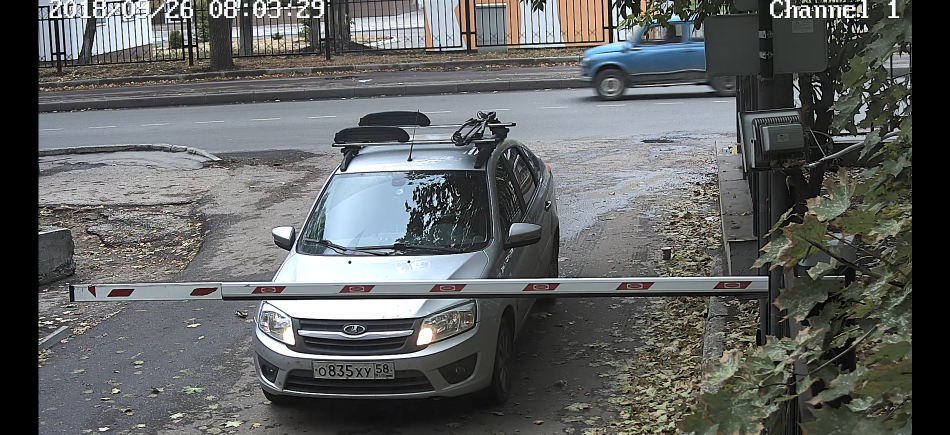
#> input picture data/test.jpg, 1899 x 869 px (shown at 1/2 size)
$ python wtf.py   (older library calls are emulated)
#> lines starting #> are read from the running program, lines starting #| are printed output that depends on the picture; after the words box and inside, x2 and y2 are one past the last pixel; in counts of white or black regions, pixels touching at a corner belong together
try:
    import Image
except ImportError:
    from PIL import Image
import cv2

K_MIN = 2.0
K_MAX = 5.0

image = cv2.imread("data/test.jpg")
#> image is the input picture: shape (869, 1899, 3); mean B, G, R 96.6, 97.2, 94.9
image = cv2.cvtColor(image, cv2.COLOR_BGR2GRAY)
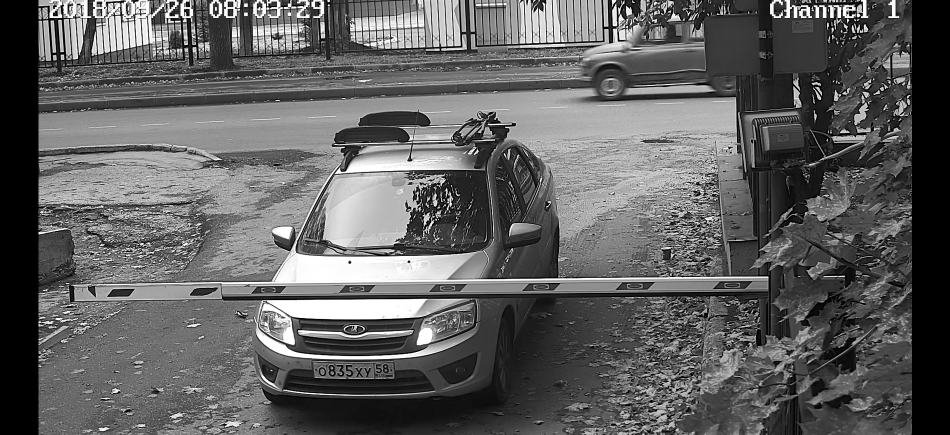
#> image: shape (869, 1899) (shown at 1/2 size); min 0, max 255, mean 96.5
ret, image = cv2.threshold(image, 128, 255, cv2.THRESH_BINARY)
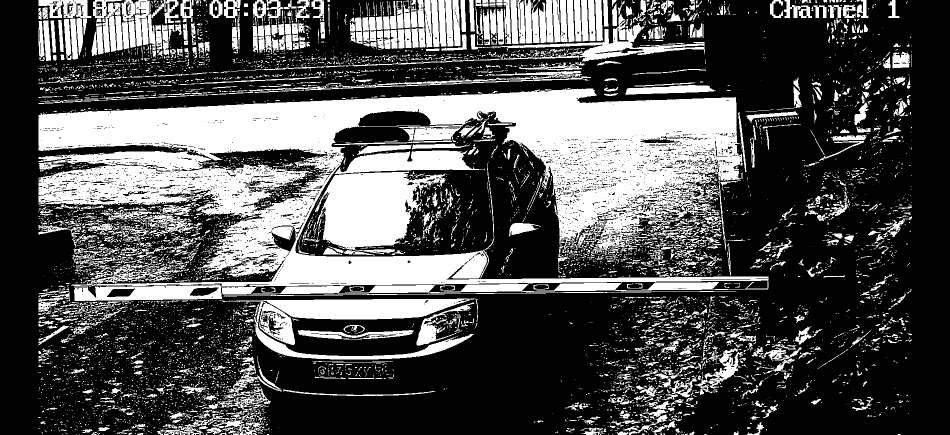
#> image: shape (869, 1899) (shown at 1/2 size); 32.3% white; 7619 white regions (6553 under 20 px), largest, box (x1, y1, x2, y2) and area: (77, 177, 1537, 602) 270855, (630, 343, 892, 509) 25748, (439, 597, 947, 719) 21038
board = cv2.Canny(image, 10, 250)
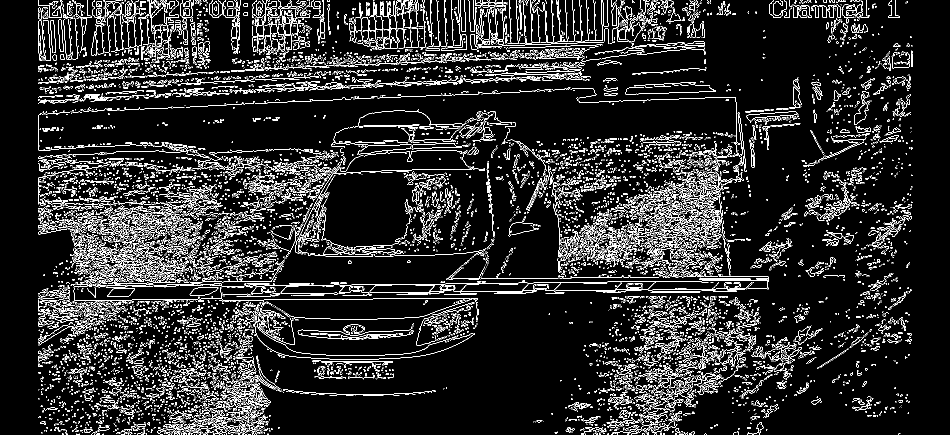
#> board: shape (869, 1899) (shown at 1/2 size); 9.9% white in thin lines or dots
board = image
_, founded_board_image, topology = cv2.findContours(board, cv2.RETR_EXTERNAL, cv2.CHAIN_APPROX_NONE)
#> founded_board_image = 7543 contours, 6894 with area under 20; largest, box (x1, y1, x2, y2) and area: (77, 177, 1537, 602) 291890, (630, 343, 892, 509) 25386, (439, 597, 947, 719) 20770, (669, 301, 970, 348) 8065, (904, 27, 1410, 123) 7037
for countur in founded_board_image:
    peri = cv2.arcLength(countur, True)
    approx = cv2.approxPolyDP(countur, 0.02*peri, True)
    if len(approx) == 4:
        retval = cv2.boundingRect(approx)
        k = retval[2]/retval[3]
        if (K_MIN <= k) and (k <= K_MAX):
            cv2.drawContours(image, [countur], -1, (150, 255, 100), 3)
            print(k)
#> this loop made 7543 passes
#> (countur, peri, approx, retval, k) on pass 49: ([[302, 864], [301, 865], [302, 864], [303, 864]], 4.83, [[303, 864], [302, 864], [301, 865], [302, 864]], (301, 864, 3, 2), 1.5)
#> (peri, approx, retval, k) on passes 16, 17, 19, 21, 43, 47: (9.41, [[1800, 867], [1799, 868], [1796, 868], [1800, 868]], (1796, 867, 5, 2), 2.5), (4.83, [[1351, 867], [1352, 868], [1353, 868], [1352, 867]], (1351, 867, 3, 2), 1.5), (9.41, [[1284, 868], [1288, 868], [1288, 867], [1285, 867]], (1284, 867, 5, 2), 2.5), (5.41, [[412, 867], [412, 868], [414, 868], [413, 867]], (412, 867, 3, 2), 1.5), (4, [[323, 865], [323, 866], [324, 866], [324, 865]], (323, 865, 2, 2), 1), (5.41, [[83, 865], [84, 866], [85, 866], [85, 865]], (83, 865, 3, 2), 1.5)
#| 2.5
#| 2.5
#| 2.0
#| 2.0
#| 3.0
#| 2.0
#| 2.0
#| 2.0
#> (further printed lines are left out)
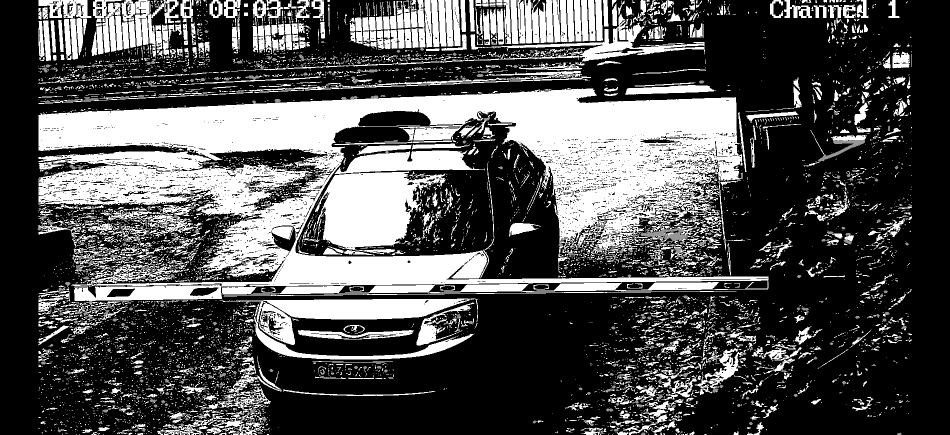
#> image: shape (869, 1899) (shown at 1/2 size); 0.73% of pixels changed, all inside (x1, y1, x2, y2) = (75, 60, 1818, 869)
cv2.imshow('image', image)
cv2.waitKey(200000)
